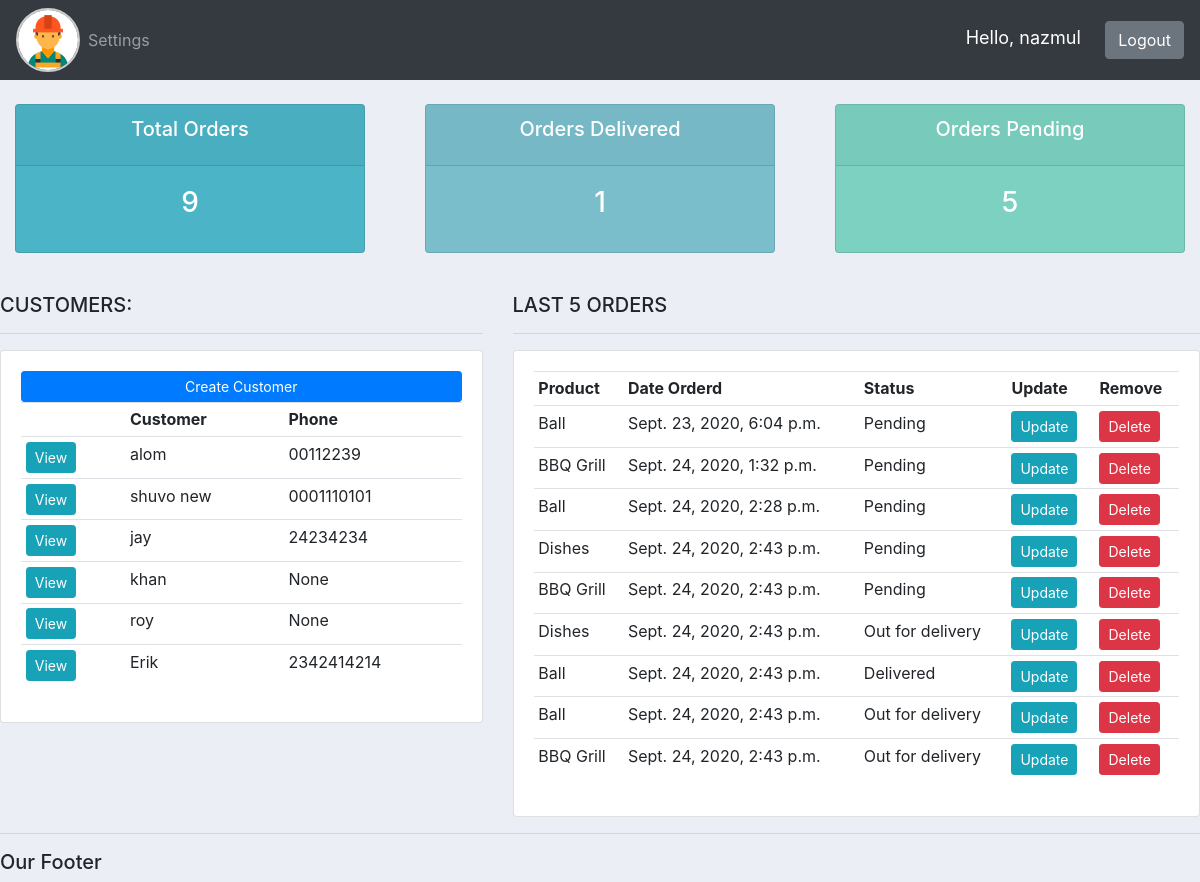
The app's page / (signed in), older data.
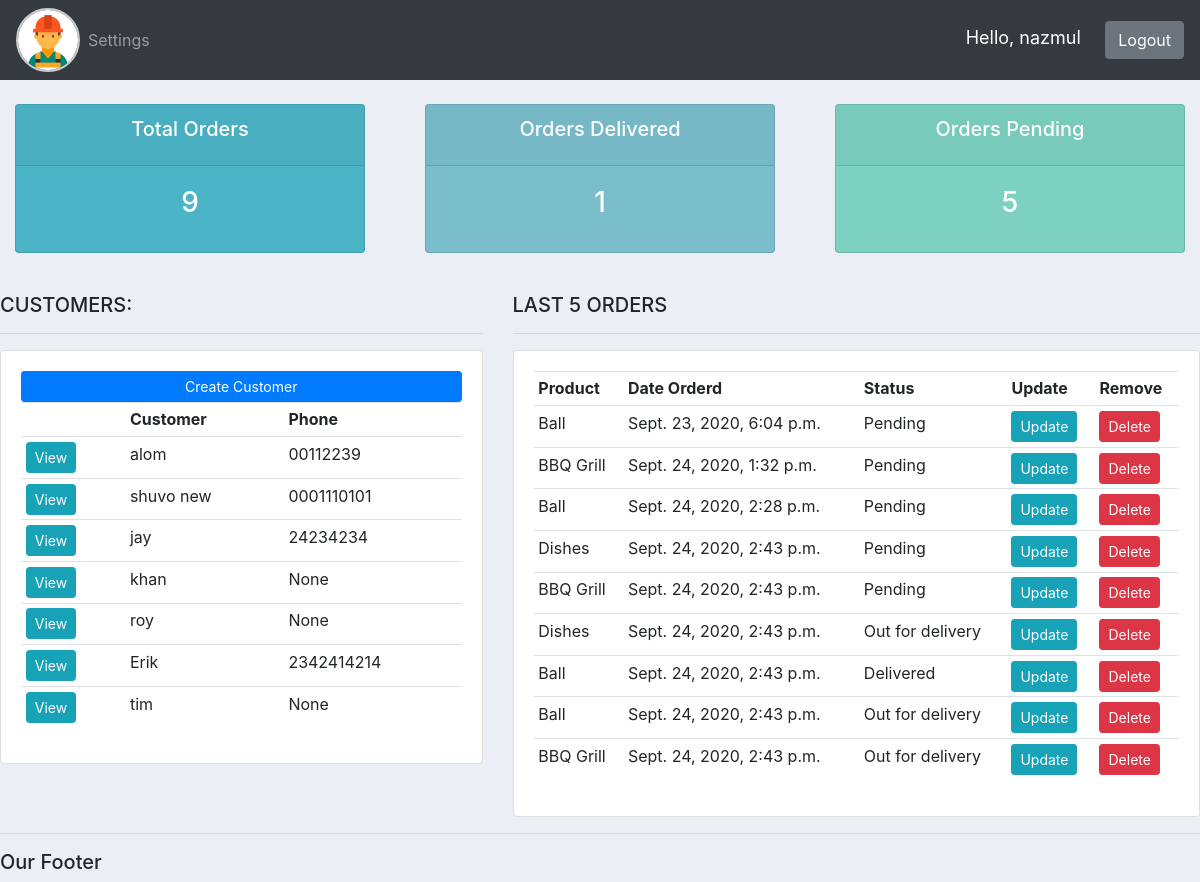
The same page, newer data.
### accounts/models.py (models this page shows, shortened)
class Customer(models.Model):
    user = models.OneToOneField(User, blank=True, null=True, on_delete=models.CASCADE)
    name = models.CharField(max_length=200, null=True)
    phone = models.CharField(max_length=200, null=True)
    email = models.CharField(max_length=200, null=True)
    profile_pic = models.ImageField(default="user.png", null=True, blank=True)
    date_created = models.DateTimeField(auto_now_add=True)

class Order(models.Model):
    STATUS = (
        ('Pending', 'Pending'),
        ('Out for delivery', 'Out for delivery'),
        ('Delivered', 'Delivered'),
    )
    customer = models.ForeignKey(
        Customer, null=True, on_delete=models.SET_NULL)
    product = models.ForeignKey(Product, null=True, on_delete=models.SET_NULL)
    date_created = models.DateTimeField(auto_now_add=True)
    status = models.CharField(max_length=200, null=True, choices=STATUS)
    note = models.CharField(max_length=200, null=True)

class Product(models.Model):
    CATEGORY = (
        ('Indoor', 'Indoor'),
        ('Out door', 'Out door'),
    )
    name = models.CharField(max_length=200, null=True)
    price = models.FloatField(null=True)
    category = models.CharField(max_length=200, null=True, choices=CATEGORY)
    description = models.CharField(max_length=200, null=True, blank=True)
    date_created = models.DateTimeField(auto_now_add=True)
    tags = models.ManyToManyField(Tag)
    def __str__(self):
        return self.name

### accounts/decorators.py (the view)
	def wrapper_function(request, *args, **kwargs):
		group = None
		if request.user.groups.exists():
			group = request.user.groups.all()[0].name
		if group == 'customer':
			return redirect('user-page')
		if group == 'admin':
			return view_func(request, *args, **kwargs)

### accounts/views.py (called while the page is built)
@login_required(login_url="login")
@admin_only
def home(request):
    orders = Order.objects.all()
    customers = Customer.objects.all()
    total_customers = customers.count()
    total_orders = orders.count()
    delivered = orders.filter(status='Delivered').count()
    pending = orders.filter(status='Pending').count()
    context = {'orders': orders, 'customers': customers, 'total_customers': total_customers,
               'total_orders': total_orders, 'delivered': delivered, 'pending': pending}
    return render(request, 'accounts/dashboard.html', context)

### accounts/templates/accounts/dashboard.html
{% extends 'accounts/main.html' %}
{% block content %}
{% include 'accounts/status.html' %}
<br />
<div class="row">
    <div class="col-md-5">
        <h5>CUSTOMERS:</h5>
        <hr />
        <div class="card card-body">
            <a class="btn btn-primary btn-sm btn-block" href=""
                >Create Customer</a
            >
            <table class="table table-sm">
                <tr>
                    <th></th>
                    <th>Customer</th>
                    <th>Phone</th>
                </tr>
                {% for customer in customers %}
                    <tr>
                        <td><a href="{% url 'customer' customer.id %}"  class="btn btn-sm btn-info">View</a>
                        <td>{{customer.name}}</td>
                        <td>{{customer.phone}}</td>
                    </tr>
                {% endfor %}
            </table>
        </div>
    </div>
    <div class="col-md-7">
        <h5>LAST 5 ORDERS</h5>
        <hr />
        <div class="card card-body">
            <table class="table table-sm">
                <tr>
                    <th>Product</th>
                    <th>Date Orderd</th>
                    <th>Status</th>
                    <th>Update</th>
                    <th>Remove</th>
                </tr>
                {% for order in orders %}
                    <tr>
                        <td>{{order.product}}</td>
                        <td>{{order.date_created}}</td>
                        <td>{{order.status}}</td>
                        <td><a href="{% url 'update_order' order.id %}" class="btn btn-sm btn-info">Update</a></td>
                        <td><a href="{% url 'delete_order' order.id %}" class="btn btn-sm btn-danger">Delete</a></td>
                    </tr>
                {% endfor %}
            </table>
        </div>
    </div>
</div>
{% endblock %}

Row changes from the older to the newer data that the page shows:
added Customer: name "tim", phone "None"
